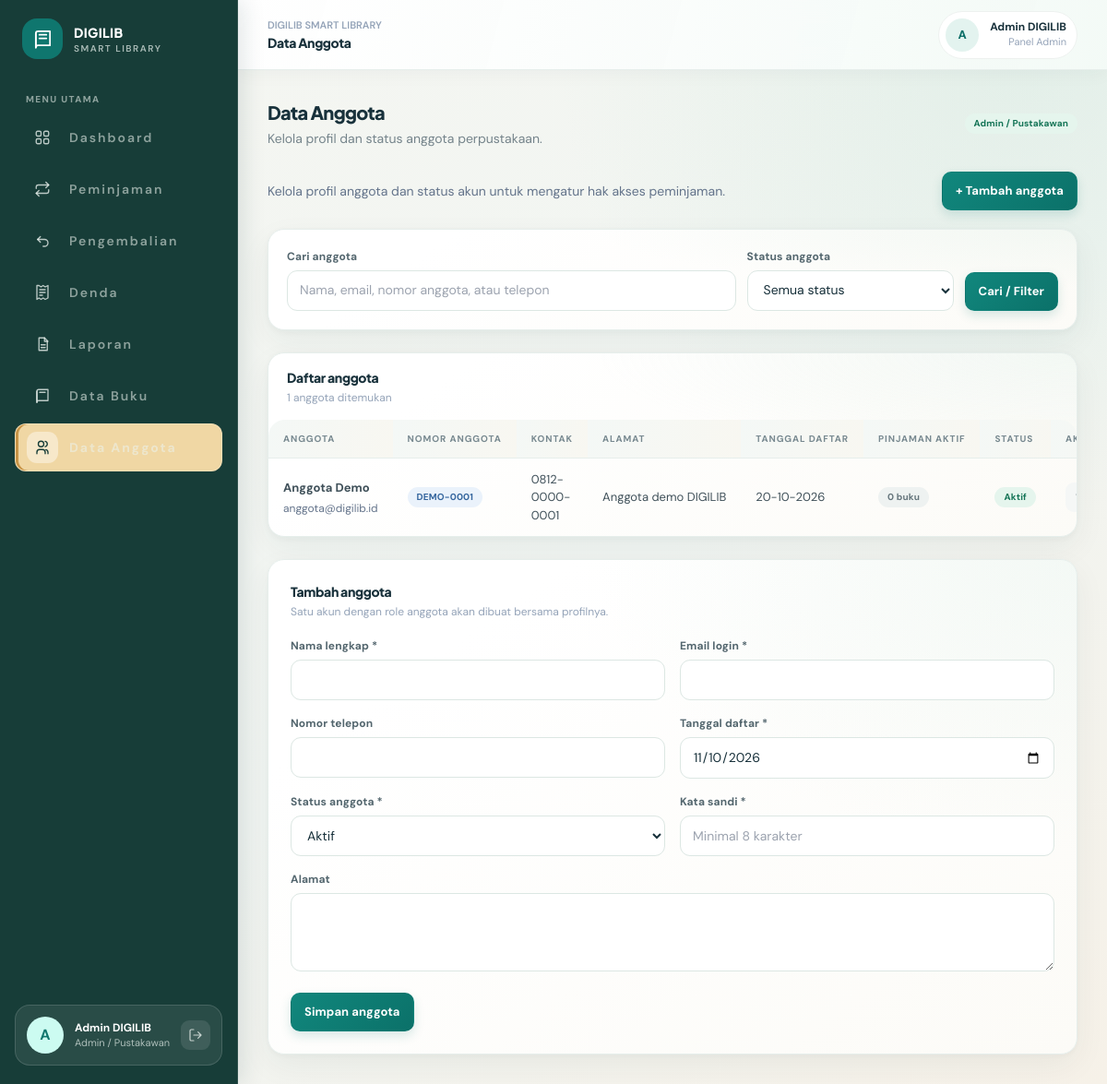
Page /admin/anggota.php (signed in) on the committed database.
### tables this page shows
CREATE TABLE IF NOT EXISTS `anggota` (
  `anggota_id` BIGINT UNSIGNED NOT NULL AUTO_INCREMENT,
  `user_id` BIGINT UNSIGNED NOT NULL,
  `nomor_anggota` VARCHAR(30) NOT NULL,
  `nomor_telepon` VARCHAR(30) NULL,
  `alamat` TEXT NULL,
  `tanggal_daftar` DATE NOT NULL,
  `status` ENUM('aktif', 'nonaktif') NOT NULL DEFAULT 'aktif',
  `created_at` TIMESTAMP NOT NULL DEFAULT CURRENT_TIMESTAMP,
  `updated_at` TIMESTAMP NOT NULL DEFAULT CURRENT_TIMESTAMP ON UPDATE CURRENT_TIMESTAMP,
  PRIMARY KEY (`anggota_id`),
  UNIQUE KEY `uq_anggota_user` (`user_id`),
  UNIQUE KEY `uq_anggota_nomor` (`nomor_anggota`),
  CONSTRAINT `fk_anggota_user`
    FOREIGN KEY (`user_id`) REFERENCES `users` (`user_id`)
    ON UPDATE CASCADE ON DELETE RESTRICT
);

CREATE TABLE IF NOT EXISTS `users` (
  `user_id` BIGINT UNSIGNED NOT NULL AUTO_INCREMENT,
  `nama_lengkap` VARCHAR(120) NOT NULL,
  `email` VARCHAR(190) NOT NULL,
  `password_hash` VARCHAR(255) NOT NULL,
  `role` ENUM('admin', 'pustakawan', 'anggota') NOT NULL,
  `status` ENUM('aktif', 'nonaktif') NOT NULL DEFAULT 'aktif',
  `created_at` TIMESTAMP NOT NULL DEFAULT CURRENT_TIMESTAMP,
  `updated_at` TIMESTAMP NOT NULL DEFAULT CURRENT_TIMESTAMP ON UPDATE CURRENT_TIMESTAMP,
  PRIMARY KEY (`user_id`),
  UNIQUE KEY `uq_users_email` (`email`),
  KEY `idx_users_role_status` (`role`, `status`)
);

### config/auth.php (called while the page is built, shortened)
<?php
function digilibEscape(string $value): string
{
    return htmlspecialchars($value, ENT_QUOTES | ENT_SUBSTITUTE, 'UTF-8');
}
function digilibBasePath(): string
{
    $scriptDirectory = str_replace('\\', '/', dirname($_SERVER['SCRIPT_NAME'] ?? '/'));
    if (in_array(basename($scriptDirectory), ['admin', 'anggota'], true)) {
        $scriptDirectory = dirname($scriptDirectory);
    }
    return $scriptDirectory === '/' ? '' : rtrim($scriptDirectory, '/');
}
function digilibUrl(string $path): string
{
    return digilibBasePath() . '/' . ltrim($path, '/');
}

### admin/anggota.php (the view, shortened to what this page needs)
<?php
require_once __DIR__ . '/../config/auth.php';
$pdo = digilibDatabaseConnection();
$formValues = [];
$editingMember = null;
$search = trim((string) ($_GET['q'] ?? ''));
$conditions = ["u.`role` = 'anggota'"];
$parameters = [];
$statement = $pdo->prepare(
    'SELECT a.`anggota_id`, a.`nomor_anggota`, a.`nomor_telepon`, a.`alamat`,
            a.`tanggal_daftar`, a.`status`, u.`nama_lengkap`, u.`email`,
            (SELECT COUNT(*) FROM `peminjaman` p
             WHERE p.`anggota_id` = a.`anggota_id` AND p.`status` = \'dipinjam\') AS `pinjaman_aktif`
     FROM `anggota` a
     INNER JOIN `users` u ON u.`user_id` = a.`user_id`
     WHERE ' . implode(' AND ', $conditions) . '
     ORDER BY a.`tanggal_daftar` DESC, u.`nama_lengkap` ASC'
);
$statement->execute($parameters);
$members = $statement->fetchAll();
$isEditing = $editingMember !== null;
?>
<?php require __DIR__ . '/../includes/portal_header.php'; ?>
<div class="mb-5 flex flex-wrap items-center justify-between gap-3">
  <p class="text-sm text-slate-500">Kelola profil anggota dan status akun untuk mengatur hak akses peminjaman.</p>
  <a class="btn btn-primary no-underline" href="<?= digilibEscape(digilibUrl('admin/anggota.php')) ?>#form-anggota">+ Tambah anggota</a>
</div>
<section class="card-shadow mb-6 rounded-2xl border border-slate-100 bg-white p-4 sm:p-5">
  <form class="flex flex-col gap-3 sm:flex-row sm:items-end" action="<?= digilibEscape(digilibUrl('admin/anggota.php')) ?>" method="get">
    <div class="min-w-0 flex-1"><label class="field-label" for="search-members">Cari anggota</label><input class="field" id="search-members" type="search" name="q" value="<?= digilibEscape($search) ?>" placeholder="Nama, email, nomor anggota, atau telepon"></div>
    <div class="sm:w-56"><label class="field-label" for="filter-status">Status anggota</label><select class="field" id="filter-status" name="status"><option value="">Semua status</option></select></div>
    <button class="btn btn-primary" type="submit">Cari / Filter</button>
  </form>
</section>
<section class="card-shadow mb-6 overflow-hidden rounded-2xl border border-slate-100 bg-white">
  <div class="flex items-center justify-between px-5 py-4"><div><h2 class="display-font text-sm font-extrabold">Daftar anggota</h2><p class="mt-1 text-xs text-slate-400"><?= count($members) ?> anggota ditemukan</p></div></div>
  <div class="table-wrap">
    <?php if ($members): ?>
      <table class="data-table">
        <thead><tr><th>Anggota</th><th>Nomor anggota</th><th>Kontak</th><th>Alamat</th><th>Tanggal daftar</th><th>Pinjaman aktif</th><th>Status</th><th>Aksi</th></tr></thead>
        <tbody>
          <?php foreach ($members as $member): ?>
            <tr>
              <td><div class="font-bold text-ink"><?= digilibEscape($member['nama_lengkap']) ?></div><div class="mt-1 text-xs text-slate-500"><?= digilibEscape($member['email']) ?></div></td>
              <td><span class="badge badge-blue"><?= digilibEscape($member['nomor_anggota']) ?></span></td>
              <td><?= digilibEscape($member['nomor_telepon'] ?: '—') ?></td>
              <td class="max-w-xs truncate"><?= digilibEscape($member['alamat'] ?: '—') ?></td>
              <td><?= digilibEscape((new DateTimeImmutable($member['tanggal_daftar']))->format('d-m-Y')) ?></td>
              <td><span class="badge <?= (int) $member['pinjaman_aktif'] > 0 ? 'badge-blue' : 'badge-gray' ?>"><?= (int) $member['pinjaman_aktif'] ?> buku</span></td>
              <td><span class="badge <?= $member['status'] === 'aktif' ? 'badge-green' : 'badge-gray' ?>"><?= $member['status'] === 'aktif' ? 'Aktif' : 'Nonaktif' ?></span></td>
              <td>
                <div class="flex items-center gap-1">
                  <a class="icon-btn no-underline" href="<?= digilibEscape(digilibUrl('admin/anggota.php?edit=' . (int) $member['anggota_id'])) ?>#form-anggota" title="Edit anggota" aria-label="Edit <?= digilibEscape($member['nama_lengkap']) ?>">✎</a>
                </div>
              </td>
            </tr>
          <?php endforeach; ?>
        </tbody>
      </table>
    <?php endif; ?>
  </div>
</section>
<section id="form-anggota" class="card-shadow rounded-2xl border border-slate-100 bg-white p-5 sm:p-6">
  <div class="mb-5"><h2 class="display-font text-sm font-extrabold"><?= $isEditing ? 'Edit anggota' : 'Tambah anggota' ?></h2><p class="mt-1 text-xs text-slate-400"><?= $isEditing ? 'Email, nama, dan status akun anggota ikut diperbarui.' : 'Satu akun dengan role anggota akan dibuat bersama profilnya.' ?></p></div>
  <form action="<?= digilibEscape(digilibUrl('admin/anggota.php')) ?><?= $isEditing ? '?edit=' . (int) $editingMember['anggota_id'] . '#form-anggota' : '#form-anggota' ?>" method="post" class="grid gap-4 sm:grid-cols-2 xl:grid-cols-3">
    <div><label class="field-label" for="nama-anggota">Nama lengkap *</label><input class="field" id="nama-anggota" name="nama_lengkap" maxlength="120" value="<?= digilibEscape((string) ($formValues['nama_lengkap'] ?? '')) ?>" required></div>
    <div><label class="field-label" for="email-anggota">Email login *</label><input class="field" id="email-anggota" name="email" type="email" maxlength="190" value="<?= digilibEscape((string) ($formValues['email'] ?? '')) ?>" required></div>
    <div><label class="field-label" for="telepon-anggota">Nomor telepon</label><input class="field" id="telepon-anggota" name="nomor_telepon" maxlength="30" value="<?= digilibEscape((string) ($formValues['nomor_telepon'] ?? '')) ?>"></div>
    <div><label class="field-label" for="tanggal-daftar">Tanggal daftar *</label><input class="field" id="tanggal-daftar" name="tanggal_daftar" type="date" value="<?= digilibEscape((string) ($formValues['tanggal_daftar'] ?? date('Y-m-d'))) ?>" required></div>
    <div><label class="field-label" for="status-anggota">Status anggota *</label><select class="field" id="status-anggota" name="status" required><option value="aktif" <?= ($formValues['status'] ?? 'aktif') === 'aktif' ? 'selected' : '' ?>>Aktif</option><option value="nonaktif" <?= ($formValues['status'] ?? '') === 'nonaktif' ? 'selected' : '' ?>>Nonaktif</option></select></div>
    <div><label class="field-label" for="password-anggota">Kata sandi <?= $isEditing ? '(opsional)' : '*' ?></label><input class="field" id="password-anggota" name="password" type="password" minlength="8" autocomplete="new-password" <?= $isEditing ? '' : 'required' ?> placeholder="<?= $isEditing ? 'Kosongkan jika tidak diubah' : 'Minimal 8 karakter' ?>"></div>
    <div class="sm:col-span-2 xl:col-span-3"><label class="field-label" for="alamat-anggota">Alamat</label><textarea class="field" id="alamat-anggota" name="alamat" rows="3" maxlength="5000"><?= digilibEscape((string) ($formValues['alamat'] ?? '')) ?></textarea></div>
    <div class="flex flex-wrap items-end gap-2 sm:col-span-2 xl:col-span-3">
      <button class="btn btn-primary" type="submit"><?= $isEditing ? 'Simpan perubahan' : 'Simpan anggota' ?></button>
    </div>
  </form>
</section>
<?php require __DIR__ . '/../includes/portal_footer.php'; ?>

### rows in the picture
anggota: user.nama_lengkap "Anggota Demo", user.email "anggota@digilib.id", nomor_anggota "DEMO-0001", nomor_telepon "0812-0000-0001", alamat "Anggota demo DIGILIB", tanggal_daftar "20-10-2026", pinjaman_aktif "0", status "Aktif"

### other values in the picture
digilibEscape($portalUser['nama_lengkap'] ?? '') "Admin DIGILIB"
digilibEscape($portalTitle) "Data Anggota"
digilibEscape($portalDescription) "Kelola profil dan status anggota perpustakaan."
count($members) "1"
